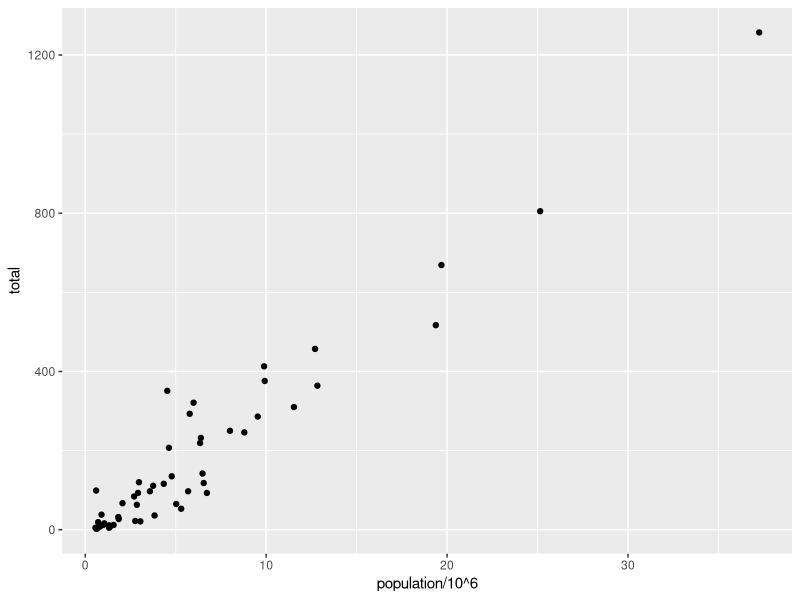
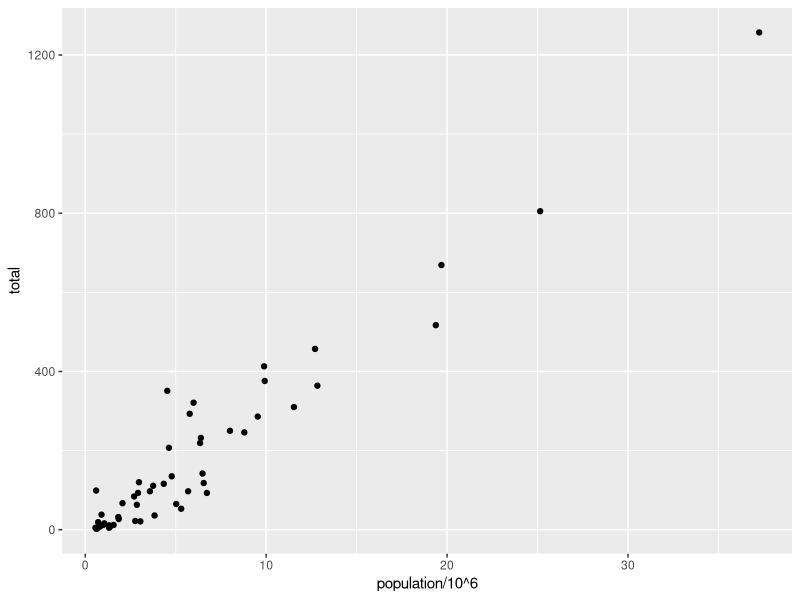
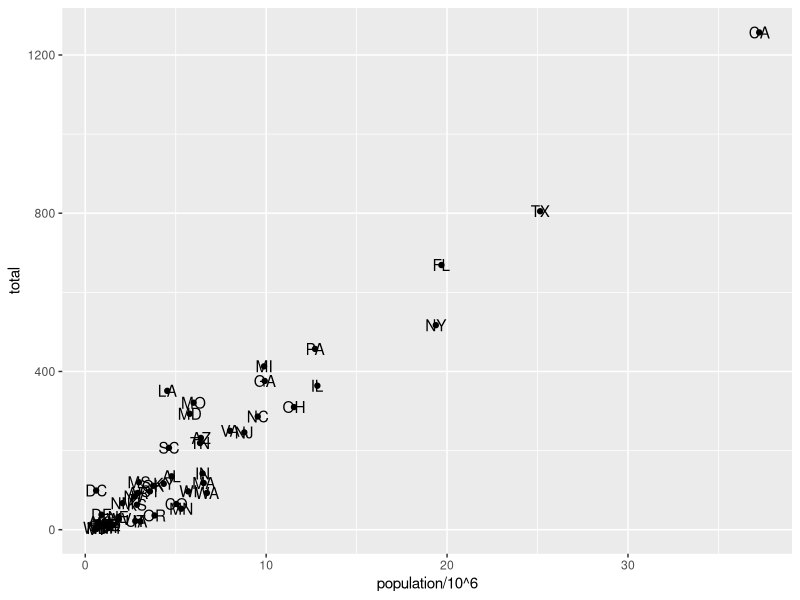
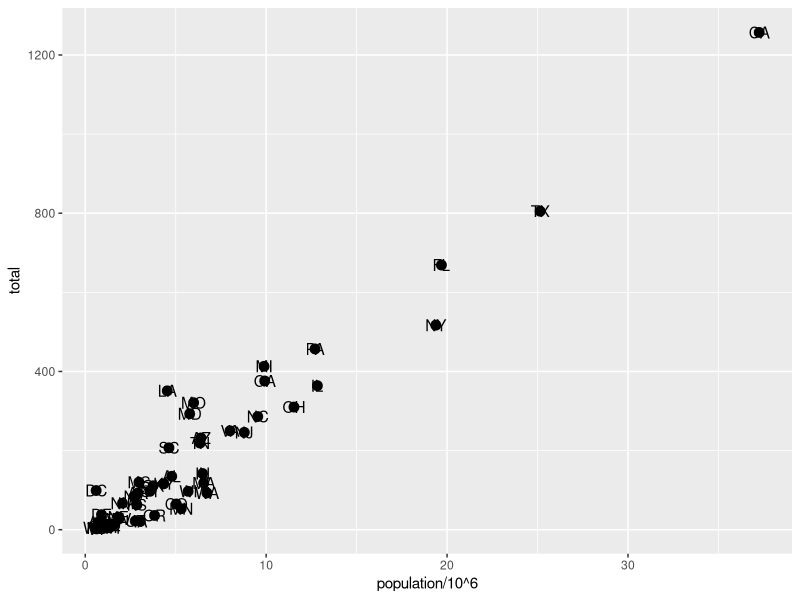
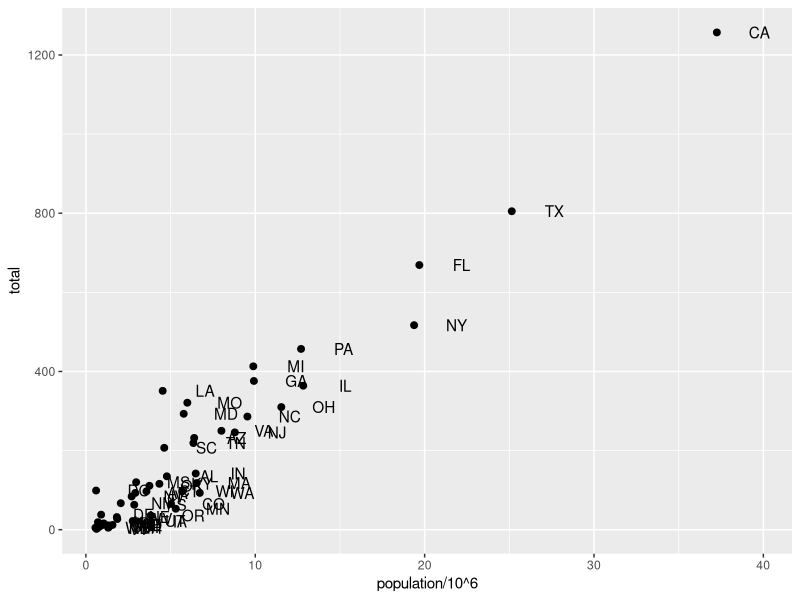
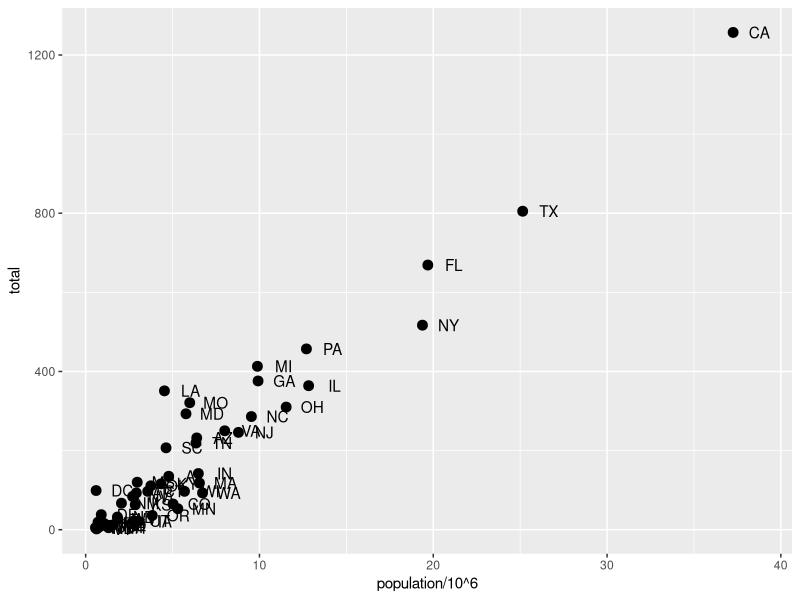
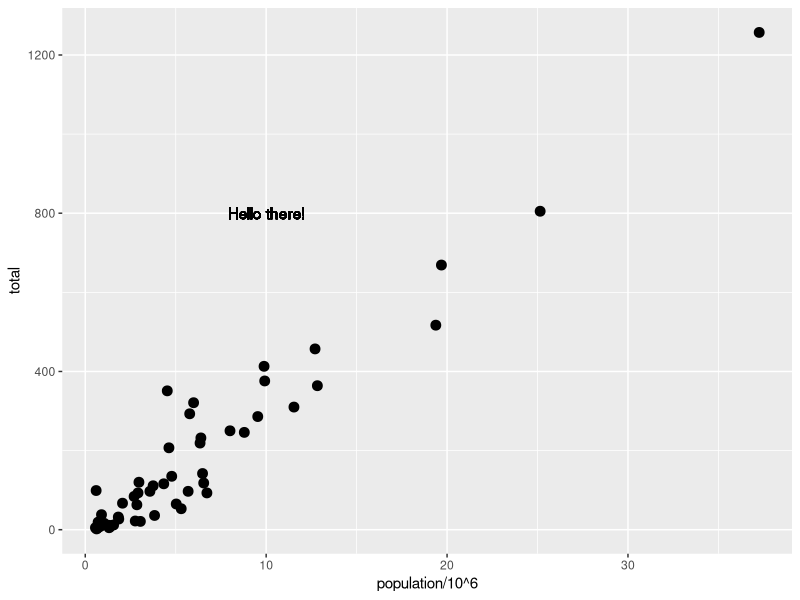
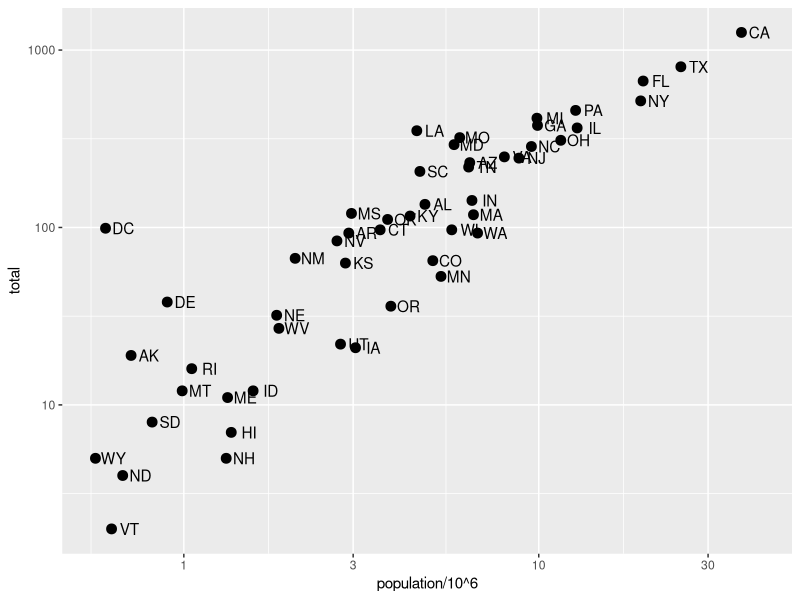

Generate these figures, in order, with R:
#Plots in ggplot2 consist of 3 main components:
#Data: The dataset being summarized
#Geometry: The type of plot (scatterplot, boxplot, barplot, histogram, qqplot, smooth density, etc.)
#Aesthetic mapping: Variables mapped to visual cues, such as x-axis and y-axis values and color
#There are additional components: Scale, Labels, Title, Legend, Theme/Style

library(tidyverse)
library(dslabs)
data(murders)
View(murders)

murders %>% ggplot()+
  geom_point(aes(x=population/10^6, y=total))

# add points layer to predefined ggplot object
p = ggplot(data = murders)
p + geom_point(aes(population/10^6, total))

# add text layer to scatterplot
p + geom_point(aes(population/10^6, total)) +
  geom_text(aes(population/10^6, total, label = abb, nudge_x=1))


###
##
# Tinkering
# change the size of the points
p + geom_point(aes(population/10^6, total), size = 3) +
  geom_text(aes(population/10^6, total, label = abb))

# move text labels slightly to the right
p + geom_point(aes(population/10^6, total), size = 2) +
  geom_text(aes(population/10^6, total, label = abb), nudge_x = 2.5)

# simplify code by adding global aesthetic
p = murders %>% ggplot(aes(population/10^6, total, label = abb))
p + geom_point(size = 3) +
  geom_text(nudge_x = 1.5)

# local aesthetics override global aesthetics
p + geom_point(size = 3) +
  geom_text(aes(x = 10, y = 800, label = "Hello there!"))

# log base 10 scale the x-axis and y-axis
p + geom_point(size = 3) +
  geom_text(nudge_x = 0.05) +
  scale_x_continuous(trans = "log10") +
  scale_y_continuous(trans = "log10")

# efficient log scaling of the axes
p + geom_point(size = 3) +
  geom_text(nudge_x = 0.075) +
  scale_x_log10() +
  scale_y_log10()

# Add labels and title
p + geom_point(size = 3) +
  geom_text(nudge_x = 0.075) +
  scale_x_log10() +
  scale_y_log10() +
  xlab("Population in millions (log scale)") +
  ylab("Total number of murders (log scale)") +
  ggtitle("US Gun Murders in 2010")

# Change color of the points
# redefine p to be everything except the points layer
p = murders %>%
  ggplot(aes(population/10^6, total, label = abb)) +
  geom_text(nudge_x = 0.075) +
  scale_x_log10() +
  scale_y_log10() +
  xlab("Population in millions (log scale)") +
  ylab("Total number of murders (log scale)") +
  ggtitle("US Gun Murders in 2010")

# make all points blue
p + geom_point(size = 3, color = "blue")

# color points by region
p + geom_point(aes(col = region), size = 3)

#Change color of the points
# redefine p to be everything except the points layer
p <- murders %>%
  ggplot(aes(population/10^6, total, label = abb)) +
  geom_text(nudge_x = 0.075) +
  scale_x_log10() +
  scale_y_log10() +
  xlab("Population in millions (log scale)") +
  ylab("Total number of murders (log scale)") +
  ggtitle("US Gun Murders in 2010")

# make all points blue
p + geom_point(size = 3, color = "blue")

# color points by region
p + geom_point(aes(col = region), size = 3)

# Add a line with average murder rate
# define average murder rate
r = murders %>%
  summarize(rate = sum(total) / sum(population) * 10^6) %>%
  pull(rate)

# basic line with average murder rate for the country
p = p + geom_point(aes(col = region), size = 3) +
  geom_abline(intercept = log10(r))    # slope is default of 1

# change line to dashed and dark grey, line under points
p + 
  geom_abline(intercept = log10(r), lty = 2, color = "darkgrey") +
  geom_point(aes(col = region), size = 3)

# Change legend title
p = p + scale_color_discrete(name = "Region")    # capitalize legend title

# Adding themes
# theme used for graphs
library(dslabs)
ds_theme_set()
# themes for ggthemes
install.packages("ggrepel")
library(ggrepel)
install.packages("ggthemes")
library(ggthemes)
p + theme_economist() #style of the Economist magazine
p + theme_fivethirtyeight() #style of the FiveThirtyEight website



# Putting it all together 
library(tidyverse)
library(ggrepel)
library(ggplot2)
library(dslabs)
data("murders")

# define the intercept
r = murders %>%
  summarise(rate=sum(total)/sum(population)* 10^6) %>%
  .$rate
# make the plot, combining all elements
murders %>%
  ggplot(aes(population/10^6, total, label=abb))+
  geom_abline(intercept = log10(r), lty=2, color = 'darkgrey')+
  geom_point(aes(col=region), size = 3)+
  geom_text_repel()+
  scale_x_log10()+
  scale_y_log10()+
  xlab("Population in millions (log scale)")+
  ylab("Total number of Murders (log scale)")+
  ggtitle("US Gun Murders in 2010")+
  scale_color_discrete(name = "Region")+
  theme_economist()
  
  
